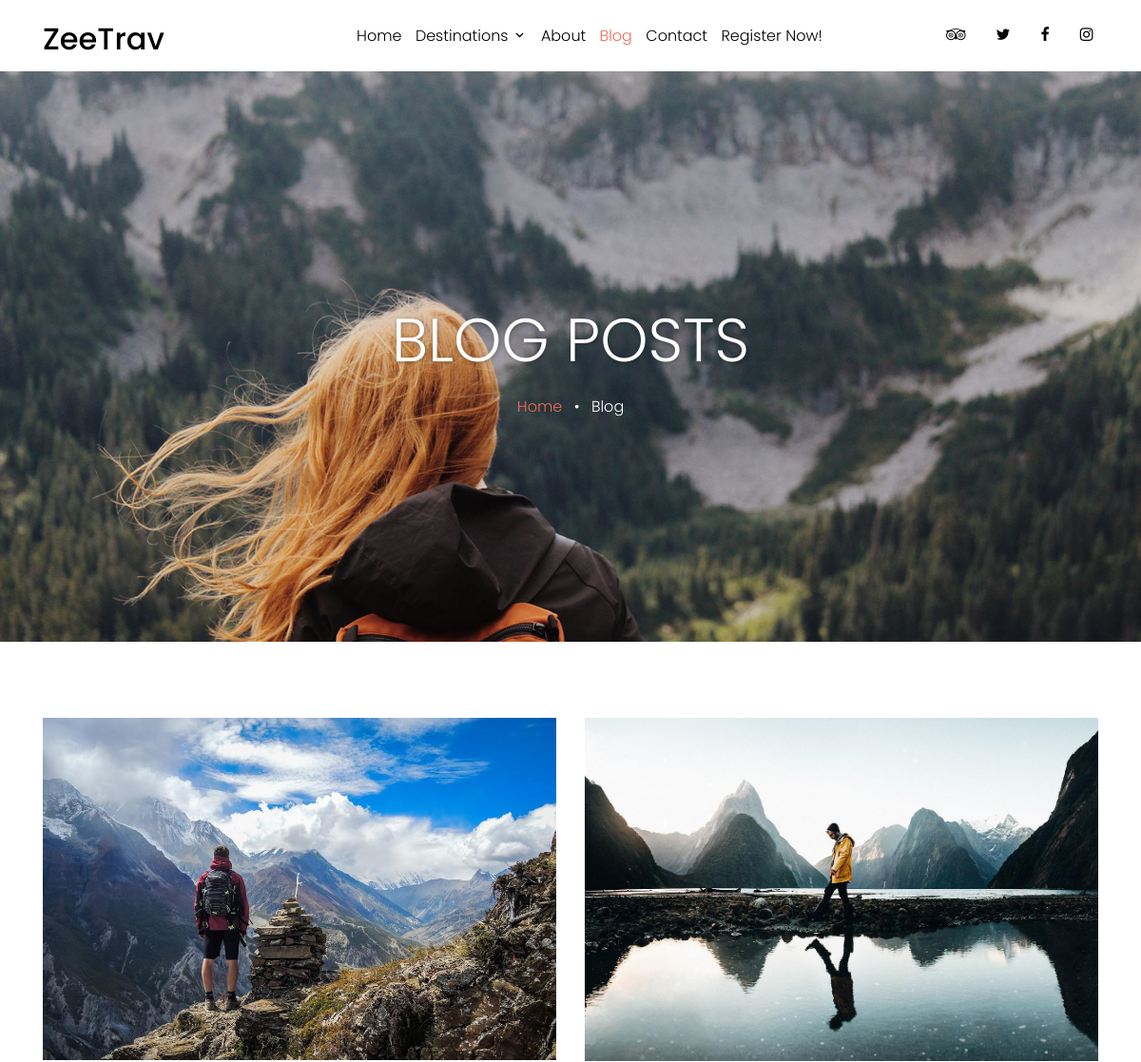
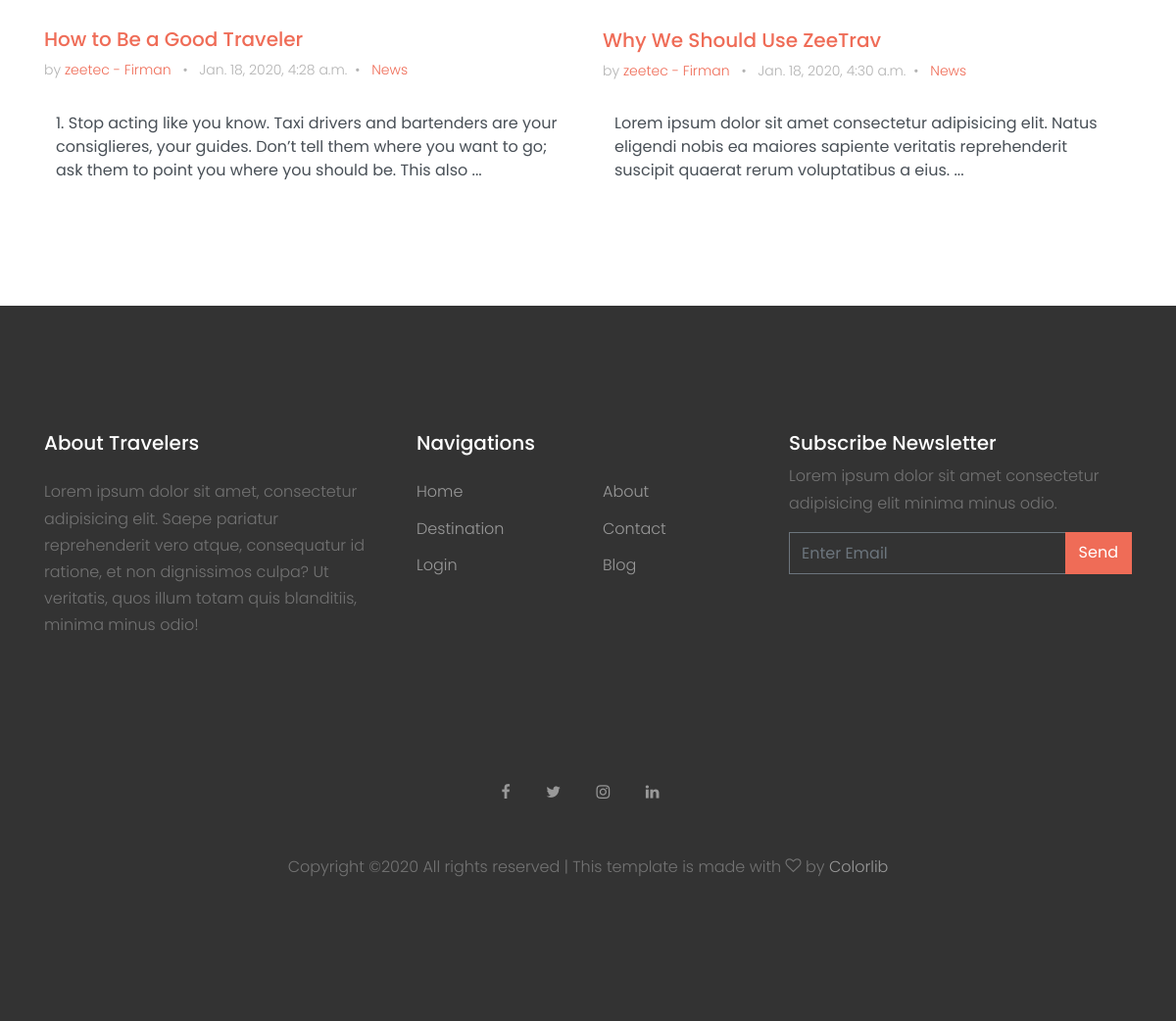
Screenshot of /blog/ with the database file from the repository (2 pictures, top to bottom).
### blog/models.py (models this page shows, shortened)
class Blog(models.Model):
    def path_upload(self, filename):
        return f'media/blog/Blog/{self.id_blog}/images/image.jpg'
    id_blog = models.CharField(max_length=11, primary_key=True)
    user = models.ForeignKey(get_user_model(), on_delete=models.CASCADE)
    cover = ImageCropField(upload_to=path_upload)
    cropping = ImageRatioField('cover', '1900x1267')
    title = models.CharField(max_length=50)
    content = models.TextField()
    is_show = models.BooleanField(default=False)
    slug = models.SlugField(blank=True)
    timeCreate = models.DateTimeField(auto_now_add=True)
    timeUpdate = models.DateTimeField(auto_now=True)

### users/models.py (models this page shows, shortened)
class CustomUser(AbstractUser):
    id_user = models.IntegerField()
    fullname = models.CharField(max_length = 50, default='')
    number_phone = models.IntegerField(default=0)
    address = models.TextField(default='')
    gender = models.CharField(default='o', max_length=1)
    customer = models.BooleanField(default=True)

### blog/views.py (the view)
# urls.py: path('', Index.as_view(), name='index')
class Index(TemplateView):
    template_name = 'blog/index.html'
    def get_context_data(self, **kwargs):
        context = {
            'place': 'Blog',
            'blogActive': 'active',
            'listCountry': Country.objects.all().order_by('name'),
            'title_blocks_cover': 'Blog Posts',
        }
        if 'username' in kwargs and kwargs['username'] != '':
            try:
                allBlog = Blog.objects.filter(user=get_user_model().objects.get(username=kwargs['username']))
            except:
                context['title_blocks_cover'] = 'Writer Not Found'
                allBlog = Blog.objects.all()
        else:
            allBlog = Blog.objects.all()
        context['listBlog'] = allBlog
        context['listBlogLength'] = len(allBlog)
        context['timezone_days3'] = timezone.now() - timezone.timedelta(days=3)
        return context

### templates/blog/index.html (shortened to what this page needs)
{% extends 'base.html' %}
{% load static %}
{% block body %}
    <div class="site-wrap">
        {% include 'navbar.html' %}
        {% include 'site-blocks-cover.html' %}
        <div class="site-section">
        <div class="container">
            <div class="row mb-3 align-items-stretch">
                {% include 'blog.html' %}
            </div>
        </div>
        </div>
        {% include 'footer.html' %}
    </div>
{% endblock body %}

### templates/base.html (shortened to what this page needs)
{% load static %}
<!DOCTYPE html>
<html lang="en">
<head>
    <link rel="stylesheet" href="{% static 'global/font/icomoon/style.css' %}">
    <link rel="stylesheet" href="{% static 'global/css/bootstrap.min.css' %}">
    <link rel="stylesheet" href="{% static 'global/css/magnific-popup.css' %}">
    <link rel="stylesheet" href="{% static 'global/css/jquery-ui.css' %}">
    <link rel="stylesheet" href="{% static 'global/css/owl.carousel.min.css' %}">
    <link rel="stylesheet" href="{% static 'global/css/owl.theme.default.min.css' %}">
    <link rel="stylesheet" href="{% static 'global/css/bootstrap-datepicker.css' %}">
    <link rel="stylesheet" href="{% static 'global/font/flaticon/font/flaticon.css' %}">
    <link rel="stylesheet" href="https://cdn.jsdelivr.net/npm/mediaelement@4.2.7/build/mediaelementplayer.min.css">
    <link rel="stylesheet" href="{% static 'global/css/aos.css' %}">
    <link rel="stylesheet" href="{% static 'global/css/style.css' %}">
</head>
<body>
    <div class="blank" style="background-color: white; z-index: -2000; position: fixed; width: 100%; height: 100%;"></div>
    {% block body %}
    {% endblock body %}
</body>
</html>

### templates/navbar.html (shortened to what this page needs)
<header class="site-navbar py-1" role="banner">
    <div class="container">
        <div class="row align-items-center">
            <div class="col-6 col-xl-2">
                <h1 class="mb-0"><a href="{% url 'home:index' %}" class="text-black h2 mb-0">ZeeTrav</a></h1>
            </div>
            <div class="col-10 col-md-8 d-none d-xl-block">
                <nav class="site-navigation position-relative text-right text-lg-center" role="navigation">
                    <ul class="site-menu js-clone-nav mx-auto d-none d-lg-block">
                        <li class="{{homeActive}}">
                            <a href="{% url 'home:index' %}">Home</a>
                        </li>
                        <li class="has-children {{destinationActive}}">
                            <a href="{% url 'destination:index' %}">Destinations</a>
                        </li>
                        <li class="{{aboutActive}}"><a href="{% url 'about:index' %}">About</a></li>
                        <li class="{{blogActive}}"><a href="{% url 'blog:index' %}">Blog</a></li>
                        <li class="{{contactActive}}"><a href="{% url 'contact:index' %}">Contact</a></li>
                        <li class="{{userActive}}"><a href="{% url 'user:index' %}" id="navbar_item_user">{% if user.is_authenticated %}Hi {{user.username}}!{% else %}Register Now!{% endif %}</a></li>
                    </ul>
                </nav>
            </div>
            <div class="col-6 col-xl-2 text-right">
                <div class="d-none d-xl-inline-block">
                    <ul class="site-menu js-clone-nav ml-auto list-unstyled d-flex text-right mb-0" data-class="social">
                        <li>
                            <a href="#" class="pl-0 pr-3 text-black"><span class="icon-tripadvisor"></span></a>
                        </li>
                        <li>
                            <a href="#" class="pl-3 pr-3 text-black"><span class="icon-twitter"></span></a>
                        </li>
                        <li>
                            <a href="#" class="pl-3 pr-3 text-black"><span class="icon-facebook"></span></a>
                        </li>
                        <li>
                            <a href="#" class="pl-3 pr-3 text-black"><span class="icon-instagram"></span></a>
                        </li>
                    </ul>
                </div>
            </div>
        </div>
    </div>
</header>

### templates/site-blocks-cover.html
{% if place == 'Blog' and blog != None %}
    <div class="site-blocks-cover inner-page-cover" style="background-image: url(/{{blog.cover}});" data-aos="fade" data-stellar-background-ratio="0.5">
{% else %}
    <div class="site-blocks-cover inner-page-cover" style="{% if destination != None %}background-image: url(/{{destination.cover}});{% else %}background-image: url(/static/global/images/hero_bg_2.jpg);{% endif %}" data-aos="fade" data-stellar-background-ratio="0.5">
{% endif %}
    <div class="container">
        <div class="row align-items-center justify-content-center text-center">
            <div class="col-md-8" data-aos="fade-up" data-aos-delay="400">
                {% if place == 'User' %}
                    <h1 id="title_blocks_cover" class="text-white font-weight-light">{% if user.is_authenticated %}{{title_blocks_cover.1}}{% else %}{{title_blocks_cover.0}}{% endif %}</h1>
                {% else %}
                    <h1 id="title_blocks_cover" class="text-white font-weight-light" style="text-shadow: 1px 1px 5px #00000052 !important;">{{title_blocks_cover}}</h1>
                {% endif %}
                {% if place == 'User' %}
                    <div><a href="{% url 'home:index' %}">Home</a> <span class="mx-2 text-white">&bullet;</span> <span id="title2_blocks_cover" class="text-white">{% if user.is_authenticated %}{{user.username}}{% else %}Register / Login{% endif %}</span></div>
                {% elif place == 'Blog' and blog != None %}
                    <div><a href="{% url 'home:index' %}">Home</a> <span class="mx-2 text-white">&bullet;</span> <span id="title2_blocks_cover" class="text-white">{{blog.user.username}} | {{blog.user.fullname}}</span></div>
                {% else %}
                    <div><a href="{% url 'home:index' %}">Home</a> <span class="mx-2 text-white">&bullet;</span> <span id="title2_blocks_cover" class="text-white">{{place}}</span></div>
                {% endif %}
            </div>
        </div>
    </div>
</div>

### templates/blog.html (shortened to what this page needs)
{% load zeetrav %}
{% for blog in listBlog %}
    {% if place == 'Home' and forloop.counter == 2 %}
        {% if forloop.counter <= 2 %}
            <div class="col-md-6 col-lg-6 mb-4 mb-lg-4 blog">
                <div class="h-entry">
                    <img src="/{{blog.cover}}" alt="Image" class="img-fluid">
                    <h2 class="font-size-regular"><a href="{% url 'blog:blog-username-detail' username=blog.user.username slugify=blog.slug %}">{{blog.title}}</a></h2>
                    <div class="meta mb-4">by <a href="{% url 'blog:blog-username' username=blog.user.username %}">{{blog.user.username}} - {{blog.user.fullname}}</a> <span class="mx-2">&bullet;</span> {{blog.timeCreate}}{% if blog.timeCreate > timezone_days3 %}<span class="mx-2">&bullet;</span> <a style="color: #ef6c57;">News</a>{% endif %}</div>
                    <textarea name="" id="" class="form-control content_blog" rows="3" style="border: none; resize: none; background-color: white;" readonly>{{blog.content}}</textarea>
                </div>
            </div>
        {% endif %}
    {% else %}
        {% if forloop.counter <= 6 %}
            <div class="col-md-6 col-lg-6 mb-4 mb-lg-4 blog">
                <div class="h-entry">
                    <img src="/{{blog.cover}}" alt="Image" class="img-fluid">
                    <h2 class="font-size-regular"><a href="{% url 'blog:blog-username-detail' username=blog.user.username slugify=blog.slug %}">{{blog.title}}</a></h2>
                    <div class="meta mb-4">by <a href="{% url 'blog:blog-username' username=blog.user.username %}">{{blog.user.username}} - {{blog.user.fullname}}</a> <span class="mx-2">&bullet;</span> {{blog.timeCreate}}{% if blog.timeCreate > timezone_days3 %}<span class="mx-2">&bullet;</span> <a style="color: #ef6c57;">News</a>{% endif %}</div>
                    <textarea name="" id="" class="form-control content_blog" rows="3" style="border: none; resize: none; background-color: white;" readonly>{{blog.content}}</textarea>
                </div>
            </div>
        {% endif %}
    {% endif %}
{% endfor %}

### templates/footer.html
<footer class="site-footer">
    <div class="container">
        <div class="row">
            <div class="col-lg-4">
                <div class="mb-5">
                    <h3 class="footer-heading mb-4">About Travelers</h3>
                    <p>Lorem ipsum dolor sit amet, consectetur adipisicing elit. Saepe pariatur reprehenderit vero atque, consequatur id ratione, et non dignissimos culpa? Ut veritatis, quos illum totam quis blanditiis, minima minus odio!</p>
                </div>
            </div>
            <div class="col-lg-4 mb-5 mb-lg-0">
                <div class="row mb-5">
                    <div class="col-md-12">
                        <h3 class="footer-heading mb-4">Navigations</h3>
                        </div>
                        <div class="col-md-6 col-lg-6">
                        <ul class="list-unstyled">
                            <li><a href="{% url 'home:index' %}">Home</a></li>
                            <li><a href="{% url 'destination:index' %}">Destination</a></li>
                            <li><a href="{% url 'user:index' %}">Login</a></li>
                        </ul>
                    </div>
                    <div class="col-md-6 col-lg-6">
                        <ul class="list-unstyled">
                            <li><a href="{% url 'about:index' %}">About</a></li>
                            <li><a href="{% url 'contact:index' %}">Contact</a></li>
                            <li><a href="{% url 'blog:index' %}">Blog</a></li>
                        </ul>
                    </div>
                </div>
            </div>
            <div class="col-lg-4 mb-5 mb-lg-0">
                <div class="mb-5">
                    <h3 class="footer-heading mb-2">Subscribe Newsletter</h3>
                    <p>Lorem ipsum dolor sit amet consectetur adipisicing elit minima minus odio.</p>
                    {% include 'subscribe.html' %}
                </div>
            </div>
        </div>
        <div class="row pt-5 mt-5 text-center">
            <div class="col-md-12">
                <div class="mb-5">
                    <a href="#" class="pl-0 pr-3"><span class="icon-facebook"></span></a>
                    <a href="#" class="pl-3 pr-3"><span class="icon-twitter"></span></a>
                    <a href="#" class="pl-3 pr-3"><span class="icon-instagram"></span></a>
                    <a href="#" class="pl-3 pr-3"><span class="icon-linkedin"></span></a>
                </div>
                <p>
                    Copyright &copy;<script>document.write(new Date().getFullYear());</script> All rights reserved | This template is made with <i class="icon-heart-o" aria-hidden="true"></i> by <a href="https://colorlib.com" target="_blank" >Colorlib</a>
                </p>
            </div>
        </div>
    </div>
</footer>

### templates/subscribe.html (shortened to what this page needs)
<form method="post" id="form_subscribe">
    <div class="input-group mb-3">
        <input type="email" class="form-control border-secondary text-white bg-transparent email" name="email" placeholder="Enter Email" aria-label="Enter Email" aria-describedby="button-addon2">
        <div class="input-group-append">
            <button class="btn btn-primary text-white" type="submit" id="button-addon2">Send</button>
        </div>
    </div>
</form>

### rows the page displays
Blog: cover (picture), title "How to Be a Good Traveler", user.username "zeetec", user.fullname "Firman", timeCreate "Jan. 18, 2020, 4:28 a.m.", shows "News", content "1. Stop acting like you know. Taxi drivers and bartenders are your consiglieres, your guides. Don’t tell them where you want to go; ask them to point you where you should be. This also ..."
Blog: cover (picture), title "Why We Should Use ZeeTrav", user.username "zeetec", user.fullname "Firman", timeCreate "Jan. 18, 2020, 4:30 a.m.", shows "News", content "Lorem ipsum dolor sit amet consectetur adipisicing elit. Natus eligendi nobis ea maiores sapiente veritatis reprehenderit suscipit quaerat rerum voluptatibus a eius. ..."

### other values shown
{{ title_blocks_cover }} "BLOG POSTS"
{{ place }} "Blog"
